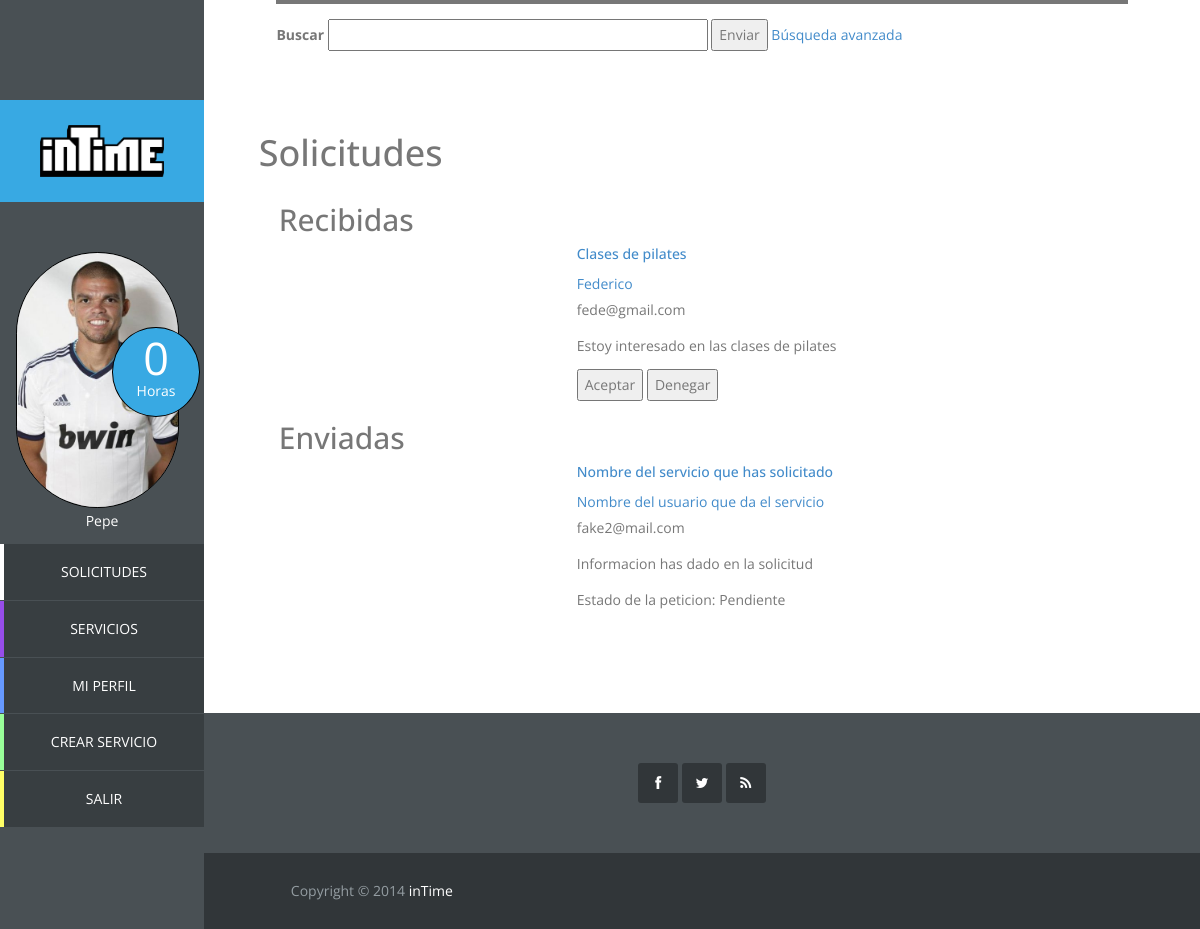
The app's page /vista/solicitudes.php (signed in), older data.
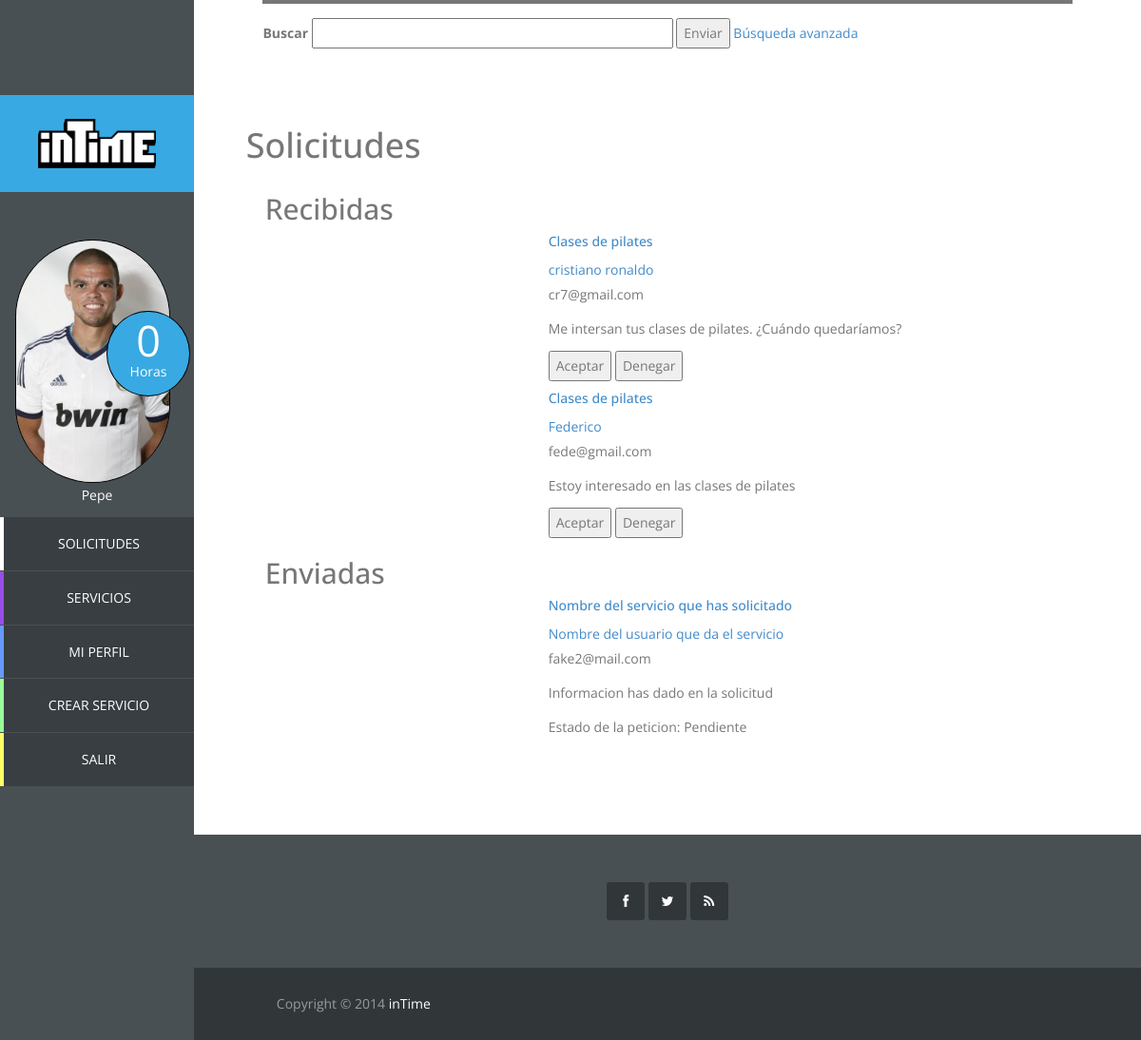
The same page, newer data.
### tables this page shows
CREATE TABLE IF NOT EXISTS `solicitud` (
  `id_solicitud` int(11) NOT NULL AUTO_INCREMENT,
  `id_usuario` int(11) NOT NULL,
  `id_servicio` int(11) NOT NULL,
  `estado` int(11) NOT NULL,
  `fecha` datetime NOT NULL,
  `comentario` varchar(500) NOT NULL,
  PRIMARY KEY (`id_solicitud`),
  KEY `id_usuario` (`id_usuario`,`id_servicio`),
  KEY `id_servicio` (`id_servicio`)
);

CREATE TABLE IF NOT EXISTS `servicio` (
  `id_servicio` int(11) NOT NULL AUTO_INCREMENT,
  `id_usuario` int(11) NOT NULL,
  `id_categoria` int(11) NOT NULL,
  `nombre_servicio` varchar(50) NOT NULL,
  `descripcion` varchar(1000) DEFAULT NULL,
  `horas` int(11) NOT NULL,
  `foto_servicio` blob,
  PRIMARY KEY (`id_servicio`),
  KEY `id_usuario` (`id_usuario`),
  KEY `id_categoria` (`id_categoria`)
);

CREATE TABLE IF NOT EXISTS `usuario` (
  `id_usuario` int(11) NOT NULL AUTO_INCREMENT,
  `correo` varchar(40) NOT NULL,
  `nombre` varchar(20) NOT NULL,
  `apellidos` varchar(40) NOT NULL,
  `direccion` varchar(80) NOT NULL,
  `horas_usuario` int(11) NOT NULL,
  `foto_usuario` varchar(20) DEFAULT NULL,
  `pass` char(128) NOT NULL,
  `salt` char(128) NOT NULL,
  PRIMARY KEY (`id_usuario`),
  UNIQUE KEY `correo` (`correo`)
);

### modelo/usuario.php (called while the page is built, shortened)
<?php
	class Usuario {
		private $id;
		private $correo;
		private $nombre;
		private $horas;
		private $foto;
		public function __construct($id, $correo, $nombre, $apellidos, $direccion, $horas, $foto, $pass, $salt) {
			$this->id = $id;
			$this->correo = $correo;
			$this->nombre = $nombre;
			$this->horas = $horas;
			$this->foto = $foto;
		}
		public function getId(){
			return $this->id;
		}
		public function getCorreo(){
			return $this->correo;
		}
		public function getNombre(){
			return $this->nombre;
		}
		public function getHoras(){
			return $this->horas;
		}
		public function getFoto(){
			return $this->foto;
		}
	}

### controlador/op_base_datos.php (called while the page is built, shortened)
<?php
class Mysql{
	protected $host="localhost";
	protected $user="root";
    protected $clave="";
	protected function conectar(){
        $this->conexion=mysqli_connect($this->host,$this->user,$this->clave);
    }
}

### controlador/op_base_datos_usuario.php (called while the page is built, shortened)
<?php
require_once '../controlador/op_base_datos.php';
class MysqlUsuario extends Mysql {
	public function conseguirUsuarioById($id){
		$pst = $this->conexion->prepare("select * from usuario where id_usuario=? ");
		$pst->bind_param("s", $id);
		$pst->execute();
		$pst->bind_result($id_usuario, $correo, $nombre, $apellidos, $direccion, $horas, $foto, $pass, $salt);
		$usuario = new Usuario($id_usuario, $correo, $nombre, $apellidos, $direccion, $horas, $foto, $pass, $salt);
		return $usuario;
	}
	public function conseguirSolicitudes($id_usuario){
		$pst = $this->conexion->prepare("SELECT solicitud.id_solicitud, solicitud.id_usuario, solicitud.id_servicio, solicitud.estado,
			solicitud.fecha, solicitud.comentario FROM solicitud join servicio where servicio.id_usuario = ?
			and solicitud.id_servicio = servicio.id_servicio order by solicitud.fecha DESC");
		$pst->bind_param("i", $id_usuario);
		$pst->execute();
		$pst->bind_result($id_solicitud, $id_usuario, $id_servicio, $estado, $fecha, $comentario);
		$resultado = NULL;
		while($pst->fetch()){
			$resultado[] = new Solicitud($id_solicitud, $id_usuario, $id_servicio, $estado, $fecha, $comentario);
		}
		return $resultado;
	}
}

### modelo/solicitud.php (called while the page is built, shortened)
<?php
class Solicitud {
	public $id_solicitud,
		   $id_usuario,
		   $id_servicio,
		   $estado,
		   $fecha,
		   $comentario;
	public function __construct($id_solicitud, $id_usuario, $id_servicio, $estado, $fecha, $comentario){
		$this->id_usuario = $id_usuario;
	    $this->id_servicio = $id_servicio;
		$this->comentario = $comentario;
	}
	public function getIdUsuario(){
		return $this->id_usuario;
	}
	public function getIdServicio(){
		return $this->id_servicio;
	}
	public function getComentario(){
		return $this->comentario;
	}
}

### controlador/op_base_datos_servicio.php (called while the page is built, shortened)
<?php
require_once '../controlador/op_base_datos.php';
require_once '../modelo/servicio.php';
class MysqlServicio extends Mysql {
	 public function conseguirServicio($id) {
		$pst = $this->conexion->prepare("select * from servicio where id_servicio = ?");
		$pst->bind_param("i", $id);
		$pst->execute();
		$resultado = $pst->bind_result($id_servicio, $id_usuario, $id_categoria, $nombre, $descripcion, $horas, $foto);
		$servicio = new Servicio($id_servicio, $id_usuario, $id_categoria, $nombre, $descripcion, $horas, $foto);
		return $servicio;
	}
}

### modelo/servicio.php (called while the page is built, shortened)
<?php
class Servicio {
	public $id_servicio,
		   $id_usuario,
		   $id_categoria,
		   $nombre,
		   $descripcion,
		   $horas,
		   $foto;
	public function __construct($id_servicio, $id_usuario, $id_categoria, $nombre, $descripcion, $horas, $foto) {
	    $this->id_servicio = $id_servicio;
	    $this->nombre = $nombre;
	}
	public function getIdServicio(){
		return $this->id_servicio;
	}
	public function getNombre(){
		return $this->nombre;
	}
}

### vista/solicitudes.php (the view, shortened to what this page needs)
<?php
require_once '../controlador/op_base_datos_usuario.php';
require_once '../controlador/op_base_datos_servicio.php';
require_once '../modelo/servicio.php';
require_once '../modelo/usuario.php';
require_once '../modelo/solicitud.php';
?>
<!DOCTYPE html>
<html lang="es">
	<head>
		<link rel="stylesheet" href="css/bootstrap.min.css">
		<link rel="stylesheet" href="css/font-awesome.min.css">
		<link rel="stylesheet" href="css/templatemo_misc.css">
		<link rel="stylesheet" href="css/templatemo_style.css">
	</head>
	<?php
		$usuario = $_SESSION['usuario'];
		$BDDUsuario = new MysqlUsuario();
		$solicitudes = $BDDUsuario->conseguirSolicitudes($usuario->getId());
		$BDDServicio = new MysqlServicio();
	?>
	<body>
		<?php include "sidebar.php"
		?>
		<div id="main-content">
			<div id="templatemo">
				<div class="section-content">
					<div class="row">
						<div class="col-md-12">
							<div class="section-title">
								<div class="buscador">
									<form method="post" action="busqueda.php" accept-charset="utf-8">
										<label>Buscar</label>
										<input type="text" name="nombrebusq" size="50">
										<button type="submit"  name="submit">
											Enviar
										</button>
										<a href="busqueda.php">Búsqueda avanzada</a>
									</form>
								</div>
							</div>
						</div>
						<h1>Solicitudes</h2>
					</div>
					<div class="cuerpo"><div class="sol-rec")>
					<h2>Recibidas</h2>
					<?php
						foreach ($solicitudes as $solicitud) {
							$servicio = $BDDServicio->conseguirServicio($solicitud->getIdServicio());
							$usuario = $BDDUsuario->conseguirUsuarioById($solicitud->getIdUsuario());
					?>
						<div class="solicitud">
							<a href="servicio.php?id_servicio=<?php echo $servicio->getIdServicio(); ?>"><h5><?php echo $servicio->getNombre() ?></h5></a>
							<a href="perfil.php?id_usuario=<?php echo $usuario->getId() ?>"><?php echo $usuario->getNombre() ?></a>
							<p><?php echo $usuario->getCorreo() ?></p>
							<p><?php echo $solicitud->getComentario() ?></p>
							<form action="solicitudes.php" method="get" accept-charset="utf-8">
								<button type="submit" name="solicitud" value="aceptar">
									Aceptar
								</button>
								<button type="submit" name="solicitud" value="denegar">
									Denegar
								</button>
							</form>
						</div>
					<?php
						}
					?>
					<h2>Enviadas</h2>
					<div class="solicitud">
						<a href="trabajo.php"><h5>Nombre del servicio que has solicitado</h5></a>
						<a href="perfil.php">Nombre del usuario que da el servicio</a>
						<p>fake2@mail.com</p>
						<p>Informacion has dado en la solicitud</p>
						<p>Estado de la peticion: Pendiente</p>
					</div>
				</div></div>
				</div>
			</div>
			<?php include 'footer.php';
			?>
		</div>
	</body>
</html>

### vista/sidebar.php (shortened to what this page needs)
<?php
$dir = $_SERVER["REQUEST_URI"];
$array = split("/", $dir);
$n = count($array);
?>
	<div id="main-sidebar">
		<?php
		if($array[$n-1] == "index.php" || $array[$n-1] == ""){
		?>
		<div class="logo">
			<a href="index.php"><img src="vista/images/logo.png"/></a>
		</div>
		<ul class="main-menu">
			<li class="services">
				<a href='vista/categoria1.php'>servicios</a>
			</li>
			<li class="about">
				<a href="vista/sobrenosotros.php">sobre nosotros</a>
			</li>
			<li class="contact">
				<a href="vista/contacto.php">contacto</a>
			</li>
		</ul>
		<?php
		}else {
		?>
		<?php
			if(isset($_SESSION['login_usuario']) && $_SESSION['login_usuario']){
				$user = $_SESSION['usuario'];
		?>
				<div class="logo">
					<a href="perfil_usuario.php">
						<img src="images/logo.png"/>
					</a>
				</div>
				<div class="navigation-log-in">
					<ul class="main-menu">
						<div class="circle-text">
							<div class="contador">
									<?php echo $user->getHoras() ?>
							</div>
							<p>Horas</p>
						</div>
						<?php
							if($user->getFoto() == NULL){
								echo "<a href='perfil_usuario.php'><img src='images/usuario/user_defect.png'></a>";
							}else{
						?>
								<a href='perfil_usuario.php'><img src='<?php echo "images/usuario/".$user->getFoto() ?>'></a>";
						<?php
							}
						?>
						<p>
							<?php echo $user->getNombre() ?>
						</p>
						<li class="requests">
							<a href="solicitudes.php">Solicitudes</a>
						</li>
						<li class="services">
							<a href="categoria1.php">servicios</a>
						</li>
						<li class="profile">
							<a href="perfil.php?id_usuario=<?php echo $user->getId() ?>">Mi Perfil</a>
						</li>
						<li class="new-job">
							<a href="crearservicio.php">Crear Servicio</a>
						</li>
						<li class="log-out">
							<a href="../controlador/logout.php">Salir</a>
						</li>
					</ul>
				</div>
		<?php
			}else if(isset($_SESSION['login_admin']) && $_SESSION['login_admin']) {
		?>
				<div class="logo">
					<a href="perfil_admin.php"><img src="images/logo.png"/></a>
				</div>
				<div class="navigation-log-in">
					<ul class="main-menu">
						<div class="circle-text">
							<div class="contador">-</div>
							<p>Horas</p>
						</div>
						<img src="images/admin.jpg" >
						<li class="user-list">
							<a href="usuariosadmin.php">Lista Usuarios</a>
						</li>
						<li class="service-list">
							<a href="serviciosadmin.php">Lista Servicios</a>
						</li>
						<li class="log-out">
							<a href="../controlador/logout.php">Salir</a>
						</li>
					</ul>
				</div>
		<?php
			}
		?>
		<?php
		}
		?>
	</div>

### vista/footer.php
<div class="site-footer">
	<div class="first-footer">
		<div class="container-fluid">
			<div class="row">
				<div class="col-md-12">
					<div class="social-footer">
						<ul>
							<li>
								<a href="#" class="fa fa-facebook"> </a>
							</li>
							<li>
								<a href="#" class="fa fa-twitter"> </a>
							</li>
							<li>
								<a href="#" class="fa fa-rss"> </a>
							</li>
						</ul>
					</div>
				</div>
			</div>
		</div>
	</div>
	<div class="bottom-footer">
		<div class="container-fluid">
			<div class="row">
				<div class="col-md-6">
					<p class="copyright">
						Copyright © 2014 <a href="#">inTime</a>
					</p>
				</div>
			</div>
		</div>
	</div>
</div>

### vista/css/templatemo_style.css (style rules this page uses)
.main-menu, .responsive-menu ul, .social-member, .progess-bars, .first-footer .social-footer ul { padding: 0%; margin: 0%; list-style: none; }
body { font: 14px/1.85em 'Open Sans', Arial, Helvetice Neue, sans-serif; color: #777777; font-weight: 300px; font-style: normal; -webkit-font-smoothing: antialiased; -webkit-text-size-adjust: 100%; }
a, a:hover, a:focus { text-decoration: none; -webkit-transition: all 150ms ease-in; -moz-transition: all 150ms ease-in; -o-transition: all 150ms ease-in; transition: all 150ms ease-in; }
h1, h2, h3, h4, h5, h6 { font-family: 'Open Sans', Arial, Helvetice Neue, sans-serif; }
*, *:before, *:after { -moz-box-sizing: border-box; -webkit-box-sizing: border-box; box-sizing: border-box; }
#main-content, .full-width-slider { width: 83%; }
.section-content { padding: 0 7%; margin-bottom: 100px; height: 200%; }
.section-title { border-top: 4px solid; margin-bottom: 80px; }
div.buscador { position: relative; width: 78%; margin-top: 15px; }
#main-sidebar { position: fixed; float: left; width: 17%; height: 100%; background-color: #495054; color: white; margin-right: 0px; overflow: auto; }
.logo { margin-top: 100px; background-color: #38a9e3; padding: 25px 40px; }
.logo a { color: white; }
.logo a img { width: 100%; height: 100%; }
.main-menu { text-align: center; }
.main-menu li { margin-bottom: 1px; }
.main-menu li a { color: white; text-transform: uppercase; display: block; border-left: 4px solid; padding: 15px 30px; background-color: #383e41; -webkit-transition: all 150ms ease-in; -moz-transition: all 150ms ease-in; -o-transition: all 150ms ease-in; transition: all 150ms ease-in; }
li.services a { border-color: #974dea; }
li.profile a { border-color: #6699FF; }
li.new-job a { border-color: #99FF99; }
li.log-out a { border-color: #FFFF66; }
.navigation-log-in { padding-top: 50px; }
.navigation-log-in img { border: 1px solid black; border-radius:120px; width: 80%; }
.first-footer { background-color: #495054; padding: 50px; text-align: center; border-left: 5px solid #313639; }
.first-footer .social-footer ul li { display: inline; }
.first-footer .social-footer ul li a { width: 40px; height: 40px; -webkit-border-radius: 3px; border-radius: 3px; background-clip: padding-box; background-color: #313639; text-align: center; line-height: 40px; color: white; }
.bottom-footer { background-color: #313639; color: #949da2; padding: 25px 7% 16px 7%; }
.bottom-footer a { color: white; }
#main-content { float: left; width: 83%; height: 100%; margin-left: 17%; overflow: hidden; }
.first-footer { border-left: 0; }
.solicitud { padding-left:35%; }
.cuerpo { padding-left: 5px; min-height: 350px; }
.circle-text { position: absolute; width: 43%; margin-left: 55%; margin-top: 37%; }
.circle-text:after { content: ""; display: block; width: 100%; height:0; padding-bottom: 100%; background: #38a9e3; -moz-border-radius: 50%; -webkit-border-radius: 50%; border-radius: 50%; border: 1px solid black; }
.circle-text p { position: absolute; float: left; width: 100%; padding-top: 73%; line-height: 1em; margin-top: -0.5em; text-align: center; color: white; }
.circle-text div { position: absolute; width: 100%; padding-top: 35%; line-height: 1em; margin-top: -0.5em; text-align: center; color: white; font-size: 45px; }

Row changes from the older to the newer data that the page shows:
added solicitud: id_servicio.nombre_servicio "Clases de pilates", id_usuario.nombre "cristiano ronaldo", id_usuario.correo "cr7@gmail.com", comentario "Me intersan tus clases de pilates. ¿Cuándo quedaríamos?"
